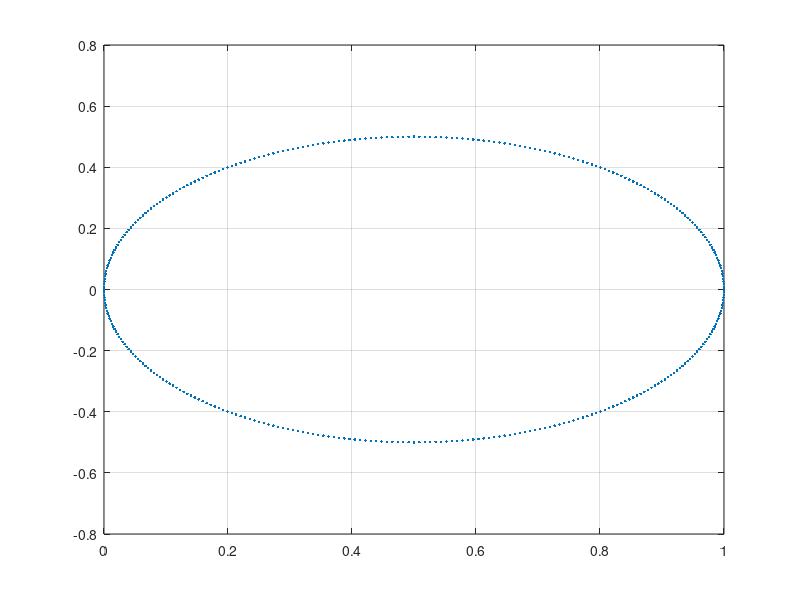

Recreate this plot in MATLAB.
a1 = 0.5;
a2 = 0.5;
theta1 = 0*pi/180;
theta2 = 0*pi/180;
theta4 = 0*pi/180;
d3 = 0.1;
d4 = 0.1;

x = [];
y = [];
z = [];

for i=-180:180,
    theta2 = i*pi/180;
    s1 = sin(theta1); c1 = cos(theta1);
    s2 = sin(theta2); c2 = cos(theta2);
    s4 = sin(theta4); c4 = cos(theta4);

    A1 = [c1 -s1 0 a1*c1;
          s1  c1 0 a1*s1;
          0   0  1   0;
          0   0  0   1];
    A2 = [c2 -s2 0 a2*c2;
          s2  c2 0 a2*s2;
          0   0  1   0;
          0   0  0   1];
    A3 = [1  0  0  0;
          0  1  0  0;
          0  0  1  d3;
          0  0  0  1];
    A4 = [c4 -s4 0 0;
          s4  c4 0 0;
          0   0  1 d4;
          0   0  0 1];  
  
    A = A1*A2*A3*A4;  

    x = [x A(1,4)];
    y = [y A(2,4)];
    z = [z A(3,4)];
end
plot(x,y,'.')
grid on
      
      
      
      
      
      
      
      
      
      